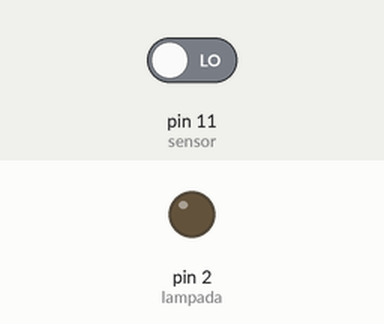
A sketch run on a simulated Arduino Uno, built with avr-gcc and run on an emulated ATmega328P. Shown: output pins drawn as LEDs (lit = HIGH). The inputs (shaded band) are chosen by the test bench; at power-on: pin 11 (sensor) LOW.

Above: at 1.2 s.
1.3 s: pin 11 (sensor) driven HIGH
At 1.7 s:
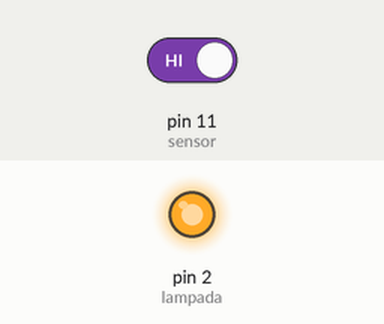
2.8 s: pin 11 (sensor) driven LOW
At 4.0 s:
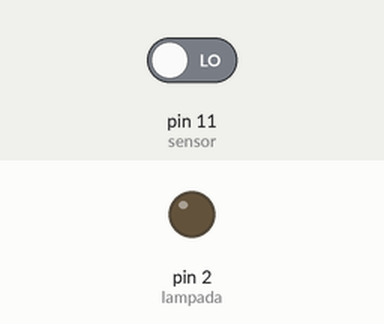
Timing chart, 0 to 5.8 s (numbered marks = the images above; inputs shaded):
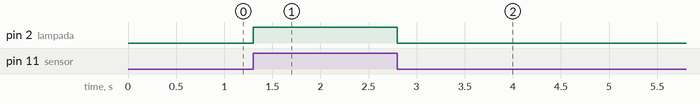

The sketch:

ex10.ino
```cpp
// C++ code
//
int sensor = 11;
int lampada = 2;
void setup()
{
  Serial.begin(9600);
  pinMode(sensor, INPUT);
  pinMode(lampada, OUTPUT);
}

void loop()
{
  int valorSensor = digitalRead(sensor);
  if(valorSensor == HIGH){
    digitalWrite(lampada, HIGH);
  }
  else
  {
    digitalWrite(lampada, LOW);
  }
}
```

Measured:
- after the input at 1.3 s, pin 2 (lampada): LOW → HIGH at once
- after the input at 2.8 s, pin 2 (lampada): HIGH → LOW at once
